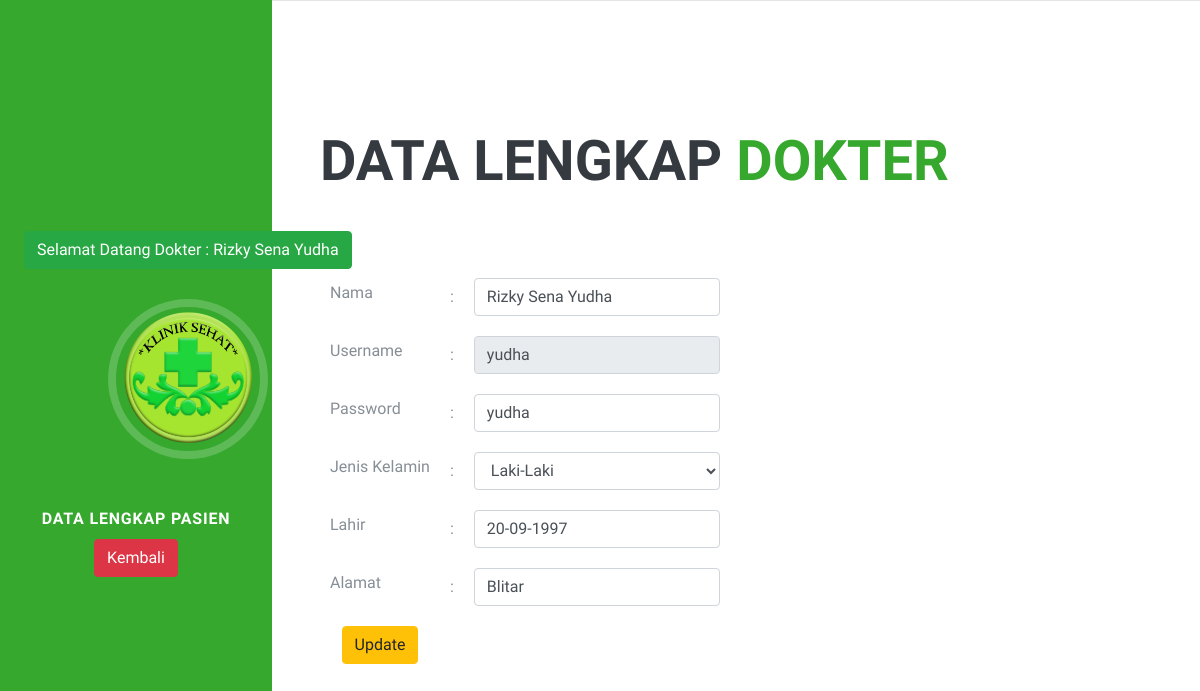
Before: /edit_dokter.php?username=yudha (signed in) with the older database file.
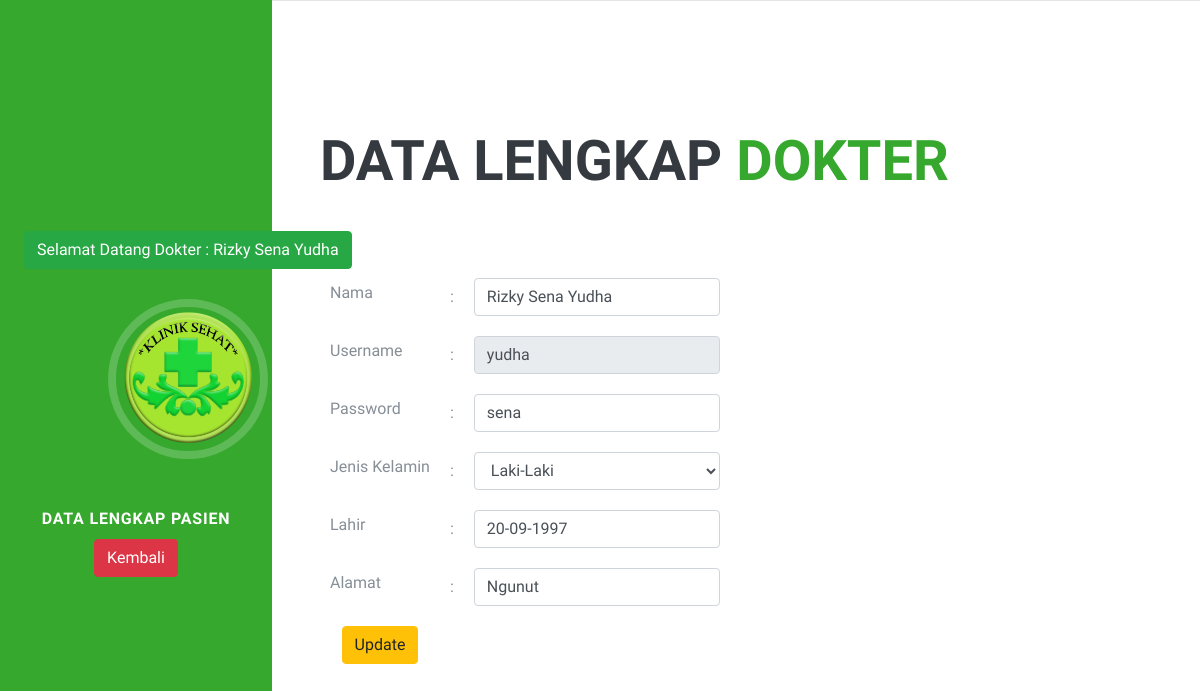
After: the same page with the newer database file.
### tables this page shows
CREATE TABLE IF NOT EXISTS `tb_dokter` (
  `id` int(11) NOT NULL,
  `nama` varchar(500) NOT NULL,
  `username` varchar(500) NOT NULL,
  `password` varchar(500) NOT NULL,
  `jk` varchar(500) NOT NULL,
  `lahir` varchar(100) NOT NULL,
  `alamat` varchar(500) NOT NULL
);

### edit_dokter.php (the view, shortened to what this page needs)
<?php
include "koneksi.php";
      $username  = $_GET['username'];
?>
<!DOCTYPE html>
<html lang="en">
  <head>
    <link href="vendor/bootstrap/css/bootstrap.min.css" rel="stylesheet">
    <link href="vendor/fontawesome-free/css/all.min.css" rel="stylesheet">
    <link href="css/resume.min.css" rel="stylesheet">
  </head>
  <body id="page-top">
    <nav class="navbar navbar-expand-lg navbar-dark fixed-top" style="background-color:#35a82d" id="sideNav">
      <a class="navbar-brand js-scroll-trigger" href="#page-top">
        <span class="d-none d-lg-block">
          <?php
            $user = $_SESSION['username'];
            $result_user  = mysqli_query($conn, "SELECT nama FROM tb_login WHERE username = '$user'");
            while ($row = $result_user-> fetch_assoc()) {
           ?>
          <span class="btn btn-success"><marquee>Selamat Datang Dokter : <?php echo $row['nama'];} ?>  </marquee></span><br><br>
          <img class="img-fluid img-profile rounded-circle mx-auto mb-2" src="img/logo1.png" alt="">
        </span>
      </a>
      <br>
      <div class="collapse navbar-collapse" id="navbarSupportedContent">
        <ul class="navbar-nav">
          <li class="nav-item">
            <a class="nav-link js-scroll-trigger" href="#isidata">Data Lengkap Pasien</a>
          </li>
          <li class="nav-item">
            <a href="login_admin.php?id=#tampildokter" class="btn btn-danger js-scroll-trigger" >Kembali</a>
          </li>
        </ul>
      </div>
    </nav>
    <div class="container-fluid p-0">
      <section class="resume-section p-3 p-lg-5 d-flex flex-column" id="isidata">
        <div class="my-auto">
          <h2 class="mb-5">Data Lengkap  <span style="color:#35a82d" > Dokter </span></h2>
        <form class="" action="" method="post">
          <br>
          <?php
          $sql = "SELECT * FROM tb_dokter WHERE username = '$username'";
          $result = mysqli_query($conn,$sql);
          while ($row = $result->fetch_assoc()) {
           ?>
           <form class="" action="" method="post">
          <table cellspacing="0" cellpadding="10">
            <tr>
              <td>
                <label for="">Nama</label>
              </td>
              <td>
                :
              </td>
              <td>
                <input type="text" class="form-control" name="nama" value="<?php echo $row['nama']; ?>">
              </td>
            </tr>
            <tr>
              <td>
                <label for="">Username</label>
              </td>
              <td>
                :
              </td>
              <td>
                <input type="text" class="form-control" readonly name="username" value="<?php echo $row['username']; ?>">
              </td>
            </tr>
            <tr>
              <td>
                <label for="">Password</label>
              </td>
              <td>
                :
              </td>
              <td>
                <input type="text" class="form-control" name="password" value="<?php echo $row['password']; ?>">
              </td>
            </tr>
            <tr>
              <td>
                <label for="">Jenis Kelamin</label>
              </td>
              <td>
                :
              </td>
              <td>
              <select class="form-control" name="jk">
                  <?php if ($row['jk'] == 'P'): ?>
                    {
                      <option value="P">Perempuan</option>
                      <option value="L">Laki-Laki</option>
                    }
                    <?php elseif ($row['jk'] == 'L'): ?> {
                      <option value="L">Laki-Laki</option>
                  <?php endif ?>
                  </select>
              </td>
            </tr>
            <tr>
              <td>
                <label for="">Lahir</label>
              </td>
              <td>
                :
              </td>
              <td>
                <input type="text" class="form-control" name="lahir" value="<?php echo $row['lahir']; ?>">
              </td>
            </tr>
            <tr>
              <td>
                <label for="">Alamat</label>
              </td>
              <td>
                :
              </td>
              <td>
                <input type="text" class="form-control" name="alamat" value="<?php echo $row['alamat']; ?>">
              </td>
            </tr>
            <tr>
              <td>
                <center>
                <input type="submit" name="update_data" class="btn btn-warning" value="Update">
              </center>
              </td>
            </tr>
          </table><?php } ?></form>
        </div>
      </section>
  </body>
</html>

Changed rows visible on the page:
changed tb_dokter "Rizky Sena Yudha": password "yudha" → "sena"; alamat "Blitar" → "Ngunut"
